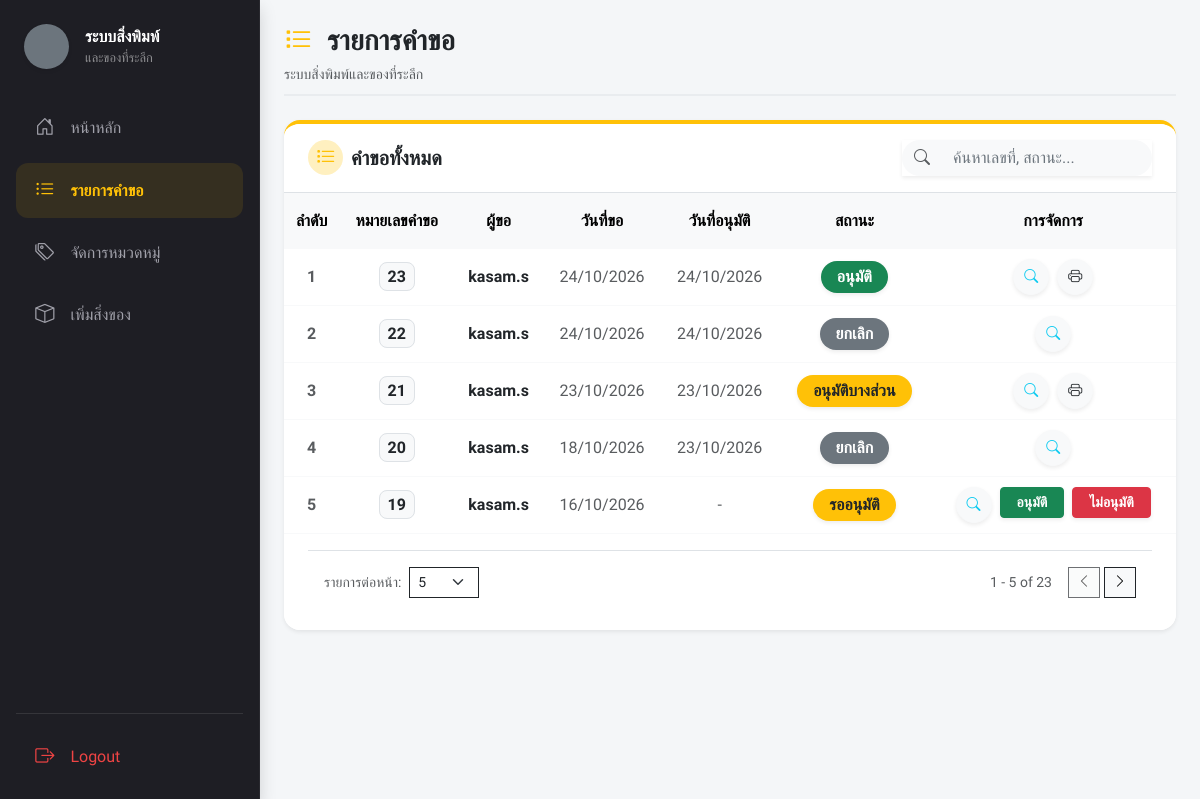
/index.php?page=request_list (signed in), run on the app's committed database.
### tables this page shows
CREATE TABLE `requests` (
  `request_id` int(11) NOT NULL,
  `request_no` varchar(20) NOT NULL,
  `user_id` int(11) NOT NULL,
  `request_date` datetime DEFAULT current_timestamp(),
  `use_date` date DEFAULT NULL,
  `event_type` varchar(50) DEFAULT NULL,
  `event_name` varchar(200) DEFAULT NULL,
  `location` varchar(200) DEFAULT NULL,
  `purpose` text DEFAULT NULL,
  `user_note` text DEFAULT NULL,
  `status` varchar(20) DEFAULT 'Pending',
  `admin_comment` text DEFAULT NULL,
  `approved_at` datetime DEFAULT NULL,
  `approved_by` int(11) DEFAULT NULL
);

CREATE TABLE `users` (
  `user_id` int(11) NOT NULL,
  `username` varchar(50) NOT NULL,
  `password` varchar(255) NOT NULL,
  `full_name` varchar(100) DEFAULT NULL,
  `email` varchar(150) DEFAULT NULL,
  `department_id` int(11) DEFAULT NULL,
  `sub_department_id` int(11) DEFAULT NULL,
  `employment_type_id` int(11) DEFAULT NULL,
  `position` varchar(100) DEFAULT NULL,
  `phone_number` varchar(20) DEFAULT NULL,
  `role` varchar(20) DEFAULT 'User'
);

### views/admin/request_list.php (the view, shortened to what this page needs)
<?php
$requests = $pdo->query("
    SELECT r.request_id, u.username as requester_name, r.request_date, r.approved_at, r.status
    FROM requests r
    LEFT JOIN users u ON r.user_id = u.user_id
    ORDER BY r.request_date DESC
")->fetchAll();
?>
<?php
include 'components/ui/page_header.php';
?>
<div class="card border-0 rounded-4 shadow-sm mb-5 border-warning border-top border-4 bg-white">
<?php
include 'components/ui/card_header.php';
?>
    <div class="card-body p-0 table-responsive">
        <table class="table table-hover align-middle text-center mb-0">
            <thead class="table-light text-muted">
                <tr>
                    <th class="fw-bold py-3 border-0">ลำดับ</th>
                    <th class="fw-bold py-3 border-0">หมายเลขคำขอ</th>
                    <th class="fw-bold py-3 border-0">ผู้ขอ</th>
                    <th class="fw-bold py-3 border-0">วันที่ขอ</th>
                    <th class="fw-bold py-3 border-0">วันที่อนุมัติ</th>
                    <th class="fw-bold py-3 border-0">สถานะ</th>
                    <th class="fw-bold py-3 border-0">การจัดการ</th>
                </tr>
            </thead>
            <tbody class="border-top-0">
                <?php if (empty($requests)): ?>
                    <tr>
                        <td colspan="7" class="text-center py-5 text-muted border-0">
                            <div class="bg-light rounded-circle d-inline-flex justify-content-center align-items-center mb-3 shadow-sm" style="width: 70px; height: 70px;">
                                <i class="bi bi-inbox fs-2 text-secondary opacity-50"></i>
                            </div>
                            <h6 class="fw-bold mb-0">ยังไม่มีรายการคำขอในระบบ</h6>
                        </td>
                    </tr>
                <?php else: ?>
                    <?php foreach ($requests as $index => $req):
                        $status = $req['status'];
                        $badgeClass = 'rounded-pill px-3 py-2 fw-bold shadow-sm ';
                        if ($status === 'รออนุมัติ' || $status === 'Pending') {
                            $badgeClass .= 'bg-warning text-dark';
                            $status = 'รออนุมัติ';
                        } elseif (strpos($status, 'อนุมัติบางส่วน') !== false) {
                            $badgeClass .= 'bg-warning text-dark';
                        } elseif (strpos($status, 'ไม่อนุมัติ') !== false) {
                            $badgeClass .= 'bg-danger text-white';
                        } elseif (strpos($status, 'อนุมัติ') !== false) {
                            $badgeClass .= 'bg-success text-white';
                        } else {
                            $badgeClass .= 'bg-secondary text-white';
                        }
                    ?>
                        <tr class="req-row"
                            data-reqid="<?= htmlspecialchars(strtolower($req['request_id'])) ?>"
                            data-status="<?= htmlspecialchars(strtolower($status)) ?>"
                            style="border-bottom: 1px solid #f8f9fa;">
                            <td class="fw-bold text-muted py-3"><?= $index + 1 ?></td>
                            <td class="fw-bold">
                                <span class="px-2 py-1 bg-light rounded-3 border text-dark">
                                    <?= htmlspecialchars($req['request_id']) ?>
                                </span>
                            </td>
                            <td class="text-dark fw-semibold"><?= htmlspecialchars($req['requester_name']) ?></td>
                            <td class="text-muted"><?= date('d/m/Y', strtotime($req['request_date'])) ?></td>
                            <td class="text-muted"><?= $req['approved_at'] ? date('d/m/Y', strtotime($req['approved_at'])) : '-' ?></td>
                            <td>
                                <span class="badge fs-6 fw-bold px-1 py-2 <?= $badgeClass ?>">
                                    <?= htmlspecialchars($status) ?>
                                </span>
                            </td>
                            <td>
                                <div class="d-flex justify-content-center gap-2">
                                    <a href="index.php?page=request_view&id=<?= $req['request_id'] ?>"
                                       class="btn btn-sm btn-light rounded-circle shadow-sm text-info d-flex align-items-center justify-content-center"
                                       style="width: 36px; height: 36px;" title="พิจารณา/ดูรายละเอียด">
                                        <i class="bi bi-search"></i>
                                    </a>
                                    <?php if ($req['status'] === 'รออนุมัติ' || $req['status'] === 'Pending'): ?>
                                        <form action="actions/admin/request_approve.php" method="POST" class="d-inline" onsubmit="return confirm('ยืนยันการอนุมัติคำขอนี้และตัดสต็อกตามจำนวนที่ขอ?');">
                                            <button type="submit" class="btn btn-sm btn-success fw-bold px-3 shadow-sm">อนุมัติ</button>
                                        </form>
                                        <form action="actions/admin/request_approve.php" method="POST" class="d-inline" onsubmit="return confirm('ยืนยันการไม่อนุมัติคำขอนี้?');">
                                            <button type="submit" class="btn btn-sm btn-danger fw-bold px-3 shadow-sm">ไม่อนุมัติ</button>
                                        </form>
                                    <?php endif; ?>
                                    <?php if ($req['status'] === 'อนุมัติ' || $req['status'] === 'อนุมัติบางส่วน'): ?>
                                        <a href="actions/export_pdf.php?id=<?= $req['request_id'] ?>"
                                           class="btn btn-sm btn-light rounded-circle shadow-sm text-dark d-flex align-items-center justify-content-center"
                                           style="width: 36px; height: 36px;" title="พิมพ์เอกสาร">
                                            <i class="bi bi-printer"></i>
                                        </a>
                                    <?php endif; ?>
                                </div>
                            </td>
                        </tr>
                    <?php endforeach; ?>
                <?php endif; ?>
            </tbody>
        </table>
    </div>
<?php
include 'components/ui/card_footer_pagination.php';
?>
</div>

### assets/css/style.css (style rules this page uses)
:root { --portal-ink: #1e1e24; --portal-yellow: #ffc107; --portal-surface: #f8f9fa; }
body { background: var(--portal-surface); }

### includes/header.php (style rules this page uses)
body, .container-fluid, .card, .btn, table, input, select { font-family: 'Prompt', sans-serif !important; }
::placeholder { color: #6c757d !important; opacity: 1 !important; }

### data on the page
requests: request_id "23", user.username "kasam.s", request_date "24/10/2026", approved_at "24/10/2026", status "อนุมัติ"
requests: request_id "22", user.username "kasam.s", request_date "24/10/2026", approved_at "24/10/2026", status "ยกเลิก"
requests: request_id "21", user.username "kasam.s", request_date "23/10/2026", approved_at "23/10/2026", status "อนุมัติบางส่วน"
requests: request_id "20", user.username "kasam.s", request_date "18/10/2026", approved_at "23/10/2026", status "ยกเลิก"
requests: request_id "19", user.username "kasam.s", request_date "16/10/2026", status "รออนุมัติ"

### other printed values
$_ph_title "รายการคำขอ"
$_ph_subtitle "ระบบสิ่งพิมพ์และของที่ระลึก"
$_ch_title "คำขอทั้งหมด"
